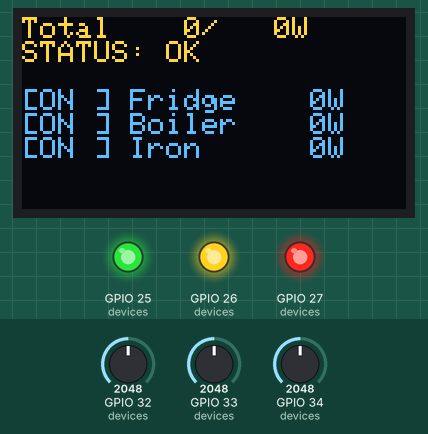
Recording of a program running on a simulated ESP32. Parts: 128×64 one-colour display, output pins drawn as LEDs (lit = HIGH). The test bench sets the inputs (shaded band); at power-on: GPIO 32 (devices) = 2048, GPIO 33 (devices) = 2048, GPIO 34 (devices) = 2048. The OLED is the two-colour kind (top 16 rows yellow); WiFi joins after 1.5 s; servers stay silent unless stated; uploads are accepted with an empty reply; not simulated (calls return 0 or success): secrets.h; what the program prints to the serial monitor is not drawn.

Above: at 3.3 s.
3.4 s: GPIO 32 (devices) set to 2866
At 7.2 s:
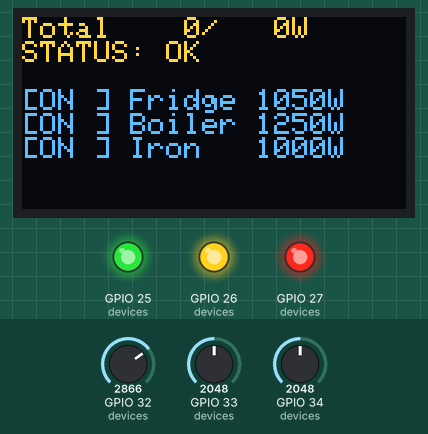
10.2 s: GPIO 33 (devices) set to 2866
17.0 s: GPIO 34 (devices) set to 2866
At 22.2 s:
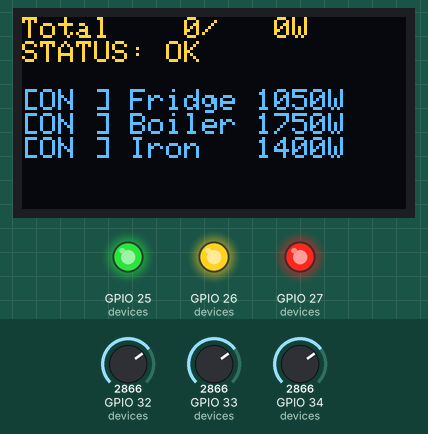
23.8 s: GPIO 32 (devices) set to 3603
At 27.2 s:
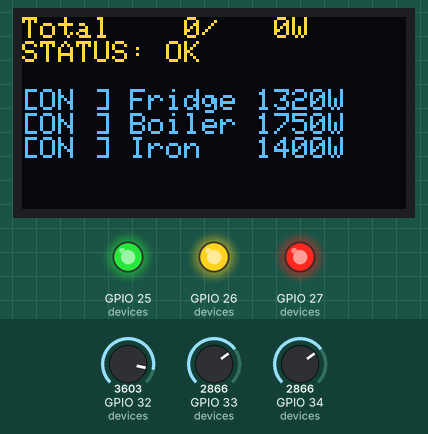
30.6 s: GPIO 33 (devices) set to 3603
At 37.0 s:
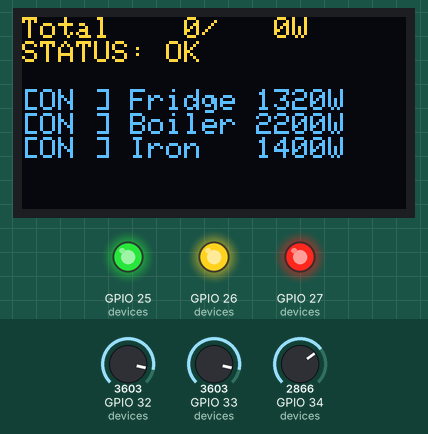
37.4 s: GPIO 34 (devices) set to 3603
At 42.2 s:
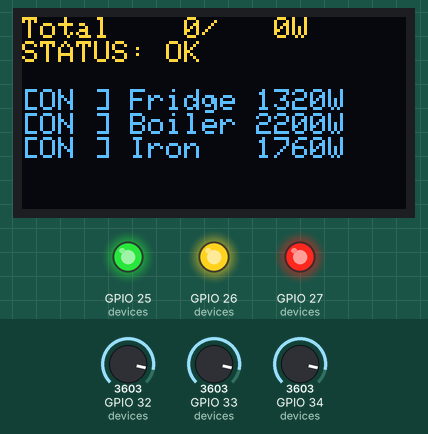
Timing chart, 0 to 43.7 s (numbered marks = the images above; inputs shaded):
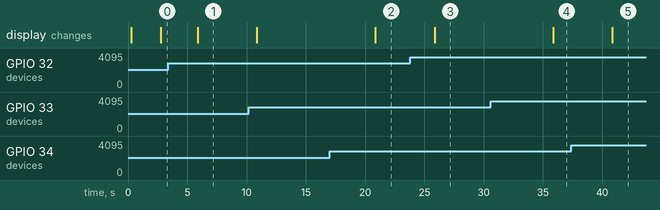

The program:

main.cpp
```cpp
/*
 * Energy_System_Diploma — ESP32 firmware (VS Code / PlatformIO build)
 * Uplink   : POST http://host.wokwi.internal:8000/api/telemetry/
 * Downlink : GET  http://host.wokwi.internal:8000/api/device-state/?device_id=<id>
 */

#include <Arduino.h>
#include <WiFi.h>
#include <HTTPClient.h>
#include <ArduinoJson.h>
#include <Wire.h>
#include <Adafruit_GFX.h>
#include <Adafruit_SSD1306.h>


// Configuration
// Secrets (SERVER_URL, API_KEY_1..3, WIFI_SSID, WIFI_PASSWORD) live in secrets.h,
// which is gitignored. Copy secrets.h.example to secrets.h on first checkout
// and fill in real values (one API key per device). See README.md for details.
#include "secrets.h"

#define UPLINK_INTERVAL_MS    5000
#define DOWNLINK_INTERVAL_MS  2000

#define SCREEN_WIDTH  128
#define SCREEN_HEIGHT 64
#define OLED_RESET    -1
#define OLED_ADDRESS  0x3C

struct DeviceMap {
  const char* device_id;
  const char* api_key;
  const char* label;
  uint8_t     adc_pin;
  uint8_t     led_pin;
  float       max_watts;
  bool        is_on;
  float       last_watts;
};

DeviceMap devices[] = {
  { "1", API_KEY_1, "Fridge", 32, 25, 1500.0f, true, 0.0f },
  { "2", API_KEY_2, "Boiler", 33, 26, 2500.0f, true, 0.0f },
  { "3", API_KEY_3, "Iron",   34, 27, 2000.0f, true, 0.0f }
};
const size_t kDeviceCount = sizeof(devices) / sizeof(devices[0]);


// Globals
Adafruit_SSD1306 display(SCREEN_WIDTH, SCREEN_HEIGHT, &Wire, OLED_RESET);

unsigned long lastUplinkMs   = 0;
unsigned long lastDownlinkMs = 0;

float lastTotalWatts   = 0.0f;
int   lastLimitWatts   = 0;
bool  lastIsOverloaded = false;

void connectWifi() {
  Serial.printf("Connecting to WiFi: %s", WIFI_SSID);
  WiFi.mode(WIFI_STA);
  WiFi.begin(WIFI_SSID, WIFI_PASSWORD);

  display.clearDisplay();
  display.setCursor(0, 0);
  display.print("WiFi: ");
  display.println(WIFI_SSID);
  display.display();

  uint8_t attempts = 0;
  while (WiFi.status() != WL_CONNECTED && attempts < 60) {
    delay(500);
    Serial.print(".");
    ++attempts;
  }
  Serial.println();
  if (WiFi.status() == WL_CONNECTED) {
    Serial.printf("Connected, IP: %s\n", WiFi.localIP().toString().c_str());
  } else {
    Serial.println("WiFi connection FAILED");
  }
}

float readPowerWatts(const DeviceMap& dev) {
  int raw = analogRead(dev.adc_pin);
  return (raw / 4095.0f) * dev.max_watts;
}

void applyRelayPins() {
  for (size_t i = 0; i < kDeviceCount; ++i) {
    digitalWrite(devices[i].led_pin, devices[i].is_on ? HIGH : LOW);
  }
}

bool sendTelemetry(const DeviceMap& dev, float watts) {
  if (WiFi.status() != WL_CONNECTED) return false;

  HTTPClient http;
  String url = String(SERVER_URL) + "/api/telemetry/";
  http.begin(url);
  http.addHeader("Content-Type", "application/json");
  http.addHeader("X-API-Key", dev.api_key);

  StaticJsonDocument<128> body;
  body["device_id"]   = dev.device_id;
  body["power_watts"] = watts;
  String payload;
  serializeJson(body, payload);

  int code = http.POST(payload);
  if (code > 0) {
    Serial.printf("[uplink ] %s -> %.1f W (HTTP %d)\n", dev.device_id, watts, code);
    String resp = http.getString();
    StaticJsonDocument<512> doc;
    if (!deserializeJson(doc, resp)) {
      lastTotalWatts   = doc["balancing"]["total_power_watts"] | lastTotalWatts;
      lastLimitWatts   = doc["balancing"]["power_limit_watts"] | lastLimitWatts;
      lastIsOverloaded = doc["balancing"]["is_overloaded"]     | lastIsOverloaded;
    }
  } else {
    Serial.printf("[uplink ] %s FAILED: %s\n", dev.device_id, http.errorToString(code).c_str());
  }
  http.end();
  return code > 0;
}

bool pollState(DeviceMap& dev) {
  if (WiFi.status() != WL_CONNECTED) return false;

  HTTPClient http;
  String url = String(SERVER_URL) + "/api/device-state/?device_id=" + dev.device_id;
  http.begin(url);
  http.addHeader("X-API-Key", dev.api_key);

  int code = http.GET();
  if (code != 200) {
    Serial.printf("[downlnk] %s FAILED HTTP %d\n", dev.device_id, code);
    http.end();
    return false;
  }
  String resp = http.getString();
  http.end();

  StaticJsonDocument<256> doc;
  DeserializationError err = deserializeJson(doc, resp);
  if (err) {
    Serial.printf("[downlnk] %s parse error: %s\n", dev.device_id, err.c_str());
    return false;
  }

  bool is_on = doc["is_on"];
  if (dev.is_on != is_on) {
    Serial.printf("[downlnk] %s -> %s\n", dev.device_id, is_on ? "ON" : "OFF");
  }
  dev.is_on = is_on;
  return true;
}

void drawOled() {
  display.clearDisplay();
  display.setTextSize(1);
  display.setTextColor(SSD1306_WHITE);
  display.setCursor(0, 0);
  display.printf("Total %4.0f/%4dW\n", lastTotalWatts, lastLimitWatts);
  display.println(lastIsOverloaded ? "STATUS: OVERLOAD" : "STATUS: OK");
  display.println();
  for (size_t i = 0; i < kDeviceCount; ++i) {
    display.printf("%s %-6s %4.0fW\n",
      devices[i].is_on ? "[ON ]" : "[OFF]",
      devices[i].label,
      devices[i].last_watts);
  }
  display.display();
}


// Arduino entry
void setup() {
  Serial.begin(115200);
  delay(200);

  for (size_t i = 0; i < kDeviceCount; ++i) {
    pinMode(devices[i].led_pin, OUTPUT);
    pinMode(devices[i].adc_pin, INPUT);
  }
  applyRelayPins();

  Wire.begin(21, 22);
  if (!display.begin(SSD1306_SWITCHCAPVCC, OLED_ADDRESS)) {
    Serial.println("[!] SSD1306 init failed");
  } else {
    display.clearDisplay();
    display.setTextSize(1);
    display.setTextColor(SSD1306_WHITE);
    display.setCursor(0, 0);
    display.println("Booting...");
    display.display();
  }

  connectWifi();
}

void loop() {
  unsigned long now = millis();

  if (now - lastUplinkMs >= UPLINK_INTERVAL_MS) {
    lastUplinkMs = now;
    for (size_t i = 0; i < kDeviceCount; ++i) {
      devices[i].last_watts = readPowerWatts(devices[i]);
      sendTelemetry(devices[i], devices[i].last_watts);
      delay(80);
    }
    drawOled();
  }

  if (now - lastDownlinkMs >= DOWNLINK_INTERVAL_MS) {
    lastDownlinkMs = now;
    for (size_t i = 0; i < kDeviceCount; ++i) {
      pollState(devices[i]);
      delay(50);
    }
    applyRelayPins();
    drawOled();
  }
}
```

Measured:
- after the input at 3.4 s, the display: changes after 2.5 s (image 1)
- after the input at 17.0 s, the display: changes after 3.9 s (image 2)
- after the input at 23.8 s, the display: changes after 2.1 s (image 3)
- after the input at 30.6 s, the display: changes after 5.3 s (image 4)
- after the input at 37.4 s, the display: changes after 3.5 s (image 5)
